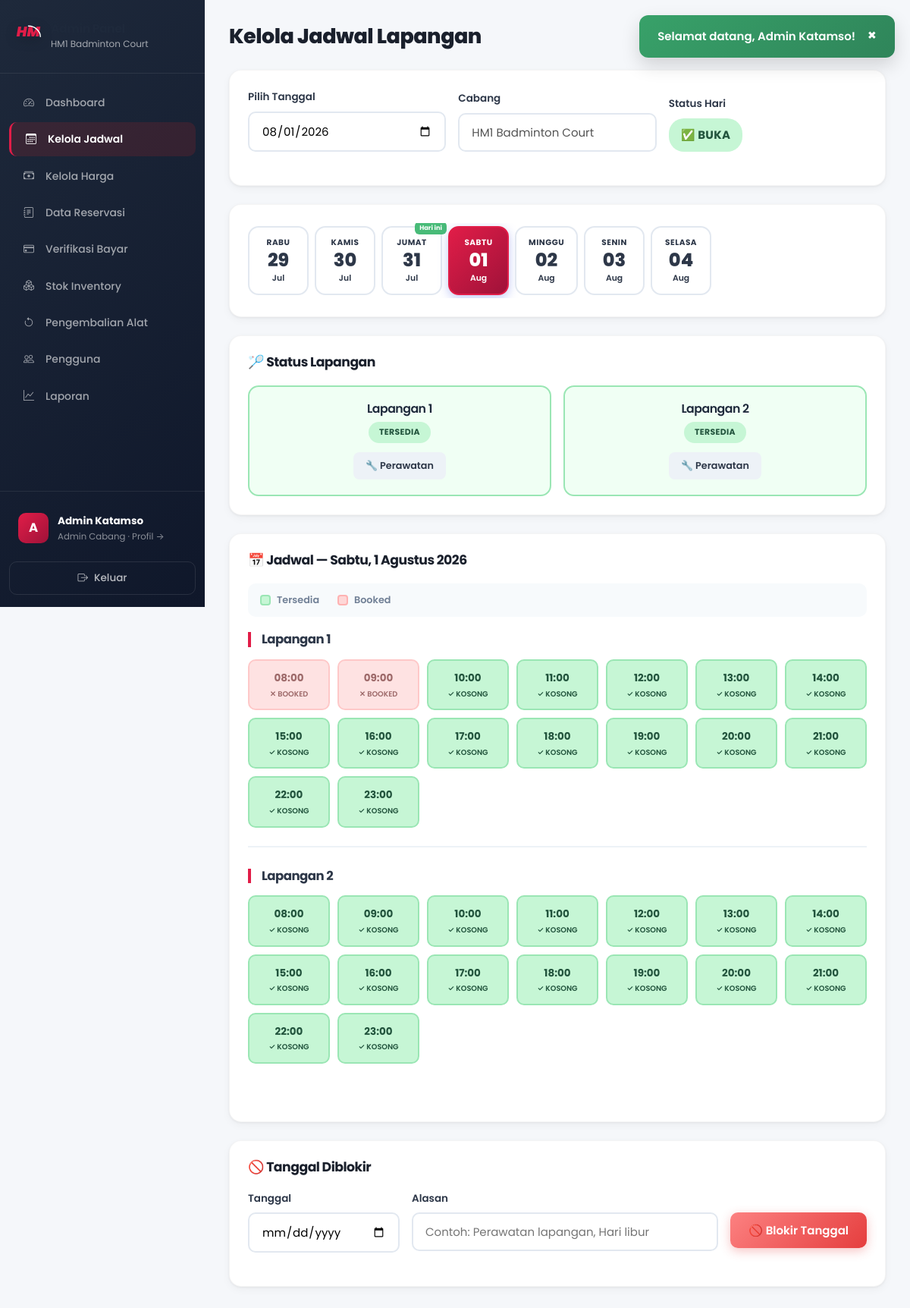
The page /admin/jadwal.php?tanggal=2026-08-01 (signed in) on the database its author committed.
### tables this page shows
CREATE TABLE IF NOT EXISTS cabang (
    id INT AUTO_INCREMENT PRIMARY KEY,
    nama VARCHAR(100) NOT NULL COMMENT 'Nama cabang',
    alamat VARCHAR(255) NOT NULL COMMENT 'Alamat lengkap cabang',
    jumlah_lapangan INT NOT NULL DEFAULT 0 COMMENT 'Jumlah lapangan di cabang',
    no_telepon VARCHAR(20) DEFAULT NULL COMMENT 'Nomor telepon cabang',
    created_at TIMESTAMP DEFAULT CURRENT_TIMESTAMP,
    
    INDEX idx_nama (nama)
);

CREATE TABLE IF NOT EXISTS lapangan (
    id INT AUTO_INCREMENT PRIMARY KEY,
    cabang_id INT NOT NULL COMMENT 'ID cabang pemilik lapangan',
    nama VARCHAR(50) NOT NULL COMMENT 'Nama lapangan (Lapangan 1, 2, dst)',
    tipe ENUM('indoor', 'outdoor') DEFAULT 'indoor' COMMENT 'Tipe lapangan',
    status ENUM('tersedia', 'perawatan', 'tidak_aktif') DEFAULT 'tersedia' COMMENT 'Status ketersediaan',
    
    FOREIGN KEY (cabang_id) REFERENCES cabang(id) ON DELETE CASCADE,
    INDEX idx_cabang (cabang_id),
    INDEX idx_status (status)
);

### config/functions.php (called while the page is built, shortened)
<?php
function getCabangById($id) {
    $db = getDB();
    $stmt = $db->prepare("SELECT * FROM cabang WHERE id = ?");
    $stmt->execute([$id]);
    return $stmt->fetch();
}
function getAllLapanganByCabang($cabang_id) {
    $db = getDB();
    $stmt = $db->prepare("SELECT * FROM lapangan WHERE cabang_id = ? ORDER BY nama");
    $stmt->execute([$cabang_id]);
    return $stmt->fetchAll();
}
function getJadwalTersedia($lapangan_id, $tanggal) {
    $db = getDB();
    $stmt = $db->prepare("SELECT waktu_mulai, waktu_selesai FROM reservasi
        WHERE lapangan_id = ? AND tanggal = ? AND status != 'cancelled'");
    $stmt->execute([$lapangan_id, $tanggal]);
    $booked = $stmt->fetchAll();
    $jadwal = [];
    for ($i = 8; $i <= 23; $i++) {
        $slot_mulai = sprintf('%02d:00:00', $i);
        $slot_selesai = sprintf('%02d:00:00', $i + 1);
        $tersedia = true;
        foreach ($booked as $b) {
            if ($slot_mulai < $b['waktu_selesai'] && $slot_selesai > $b['waktu_mulai']) {
                $tersedia = false;
                break;
            }
        }
        $jadwal[] = [
            'jam' => sprintf('%02d:00', $i),
            'waktu_mulai' => $slot_mulai,
            'waktu_selesai' => $slot_selesai,
            'tersedia' => $tersedia
        ];
    }
    return $jadwal;
}
function formatTanggal($tanggal) {
    $bulan = ['','Januari','Februari','Maret','April','Mei','Juni','Juli','Agustus','September','Oktober','November','Desember'];
    $t = explode('-', substr($tanggal, 0, 10));
    return (int)$t[2] . ' ' . $bulan[(int)$t[1]] . ' ' . $t[0];
}
function getHariIndo($tanggal) {
    $hari = ['Minggu','Senin','Selasa','Rabu','Kamis','Jumat','Sabtu'];
    return $hari[date('w', strtotime($tanggal))];
}
function isDateBlocked($cabang_id, $tanggal) {
    $db = getDB();
    $stmt = $db->prepare("SELECT COUNT(*) FROM blocked_dates WHERE cabang_id = ? AND tanggal = ?");
    $stmt->execute([$cabang_id, $tanggal]);
    return $stmt->fetchColumn() > 0;
}
?>

### admin/jadwal.php (the view, shortened to what this page needs)
<?php
$cabang_id = getAdminCabangId();
$cabang = getCabangById($cabang_id);
$tanggal = $_GET['tanggal'] ?? date('Y-m-d');
$lapangan = getAllLapanganByCabang($cabang_id);
$dateBlocked = isDateBlocked($cabang_id, $tanggal);
$jadwalData = [];
foreach ($lapangan as $l) {
    if ($l['status'] === 'tersedia') {
        $jadwalData[$l['id']] = getJadwalTersedia($l['id'], $tanggal);
    }
}
$active_page = 'jadwal';
require_once __DIR__ . '/../includes/header.php';
?>
<div class="dashboard-layout">
    <?php require_once __DIR__ . '/../includes/sidebar_admin.php'; ?>
    <main class="main-content">
        <header class="page-header">
            <h1>Kelola Jadwal Lapangan</h1>
        </header>
        <div class="content-section">
            <form method="GET" action="" class="filter-form">
                <div class="form-row">
                    <div class="form-group">
                        <label>Pilih Tanggal</label>
                        <input type="date" name="tanggal" value="<?php echo $tanggal; ?>" onchange="this.form.submit()">
                    </div>
                    <div class="form-group">
                        <label>Cabang</label>
                        <input type="text" disabled value="<?php echo $cabang['nama']; ?>">
                    </div>
                    <div class="form-group">
                        <label>Status Hari</label>
                        <?php if ($dateBlocked): ?>
                            <span class="badge badge-cancelled" style="font-size:1em;padding:10px 16px;">🚫 DIBLOKIR</span>
                        <?php else: ?>
                            <span class="badge badge-confirmed" style="font-size:1em;padding:10px 16px;">✅ BUKA</span>
                        <?php endif; ?>
                    </div>
                </div>
            </form>
        </div>
        <div class="content-section">
            <div class="date-nav">
                <?php for ($d = -3; $d <= 3; $d++):
                    $navDate = date('Y-m-d', strtotime("$tanggal $d days"));
                    $isToday = $navDate === date('Y-m-d');
                    $isActive = $navDate === $tanggal;
                    $isBlocked = isDateBlocked($cabang_id, $navDate);
                ?>
                <a href="?tanggal=<?php echo $navDate; ?>" class="date-nav-item <?php echo $isActive ? 'active' : ''; ?> <?php echo $isBlocked ? 'blocked' : ''; ?>">
                    <span class="date-nav-day"><?php echo getHariIndo($navDate); ?></span>
                    <span class="date-nav-num"><?php echo date('d', strtotime($navDate)); ?></span>
                    <span class="date-nav-month"><?php echo date('M', strtotime($navDate)); ?></span>
                    <?php if ($isToday): ?><span class="date-today-badge">Hari ini</span><?php endif; ?>
                </a>
                <?php endfor; ?>
            </div>
        </div>
        <div class="content-section">
            <h2>🏸 Status Lapangan</h2>
            <div class="court-status-grid">
                <?php foreach ($lapangan as $l): ?>
                <div class="court-status-card <?php echo $l['status']; ?>">
                    <h4><?php echo $l['nama']; ?></h4>
                    <span class="badge badge-<?php echo $l['status'] === 'tersedia' ? 'confirmed' : ($l['status'] === 'perawatan' ? 'pending' : 'cancelled'); ?>">
                        <?php echo ucfirst(str_replace('_', ' ', $l['status'])); ?>
                    </span>
                    <div class="court-actions">
                        <?php if ($l['status'] === 'tersedia'): ?>
                            <a href="?tanggal=<?php echo $tanggal; ?>&toggle_court=<?php echo $l['id']; ?>&court_status=perawatan" class="btn btn-sm btn-secondary" onclick="return confirm('Set ke perawatan?')">🔧 Perawatan</a>
                        <?php else: ?>
                            <a href="?tanggal=<?php echo $tanggal; ?>&toggle_court=<?php echo $l['id']; ?>&court_status=tersedia" class="btn btn-sm btn-success" onclick="return confirm('Aktifkan kembali?')">✅ Aktifkan</a>
                        <?php endif; ?>
                    </div>
                </div>
                <?php endforeach; ?>
            </div>
        </div>
        <?php if (!$dateBlocked): ?>
        <div class="content-section">
            <h2>📅 Jadwal — <?php echo getHariIndo($tanggal) . ', ' . formatTanggal($tanggal); ?></h2>
            <div class="schedule-legend">
                <span class="legend-item"><span class="legend-dot available"></span> Tersedia</span>
                <span class="legend-item"><span class="legend-dot booked"></span> Booked</span>
            </div>
            <?php foreach ($lapangan as $l): ?>
                <div class="lapangan-jadwal-section">
                    <h3><?php echo $l['nama']; ?></h3>
                    <div class="jadwal-admin-grid">
                        <?php foreach ($jadwalData[$l['id']] as $j): ?>
                        <div class="jadwal-admin-slot <?php echo $j['tersedia'] ? 'tersedia' : 'booked'; ?>">
                            <span class="jam"><?php echo $j['jam']; ?></span>
                            <span class="status"><?php echo $j['tersedia'] ? '✓ Kosong' : '✕ Booked'; ?></span>
                        </div>
                        <?php endforeach; ?>
                    </div>
                </div>
            <?php endforeach; ?>
        </div>
        <?php endif; ?>
        <div class="content-section">
            <h2>🚫 Tanggal Diblokir</h2>
            <form method="POST" class="block-date-form">
                <div class="form-row">
                    <div class="form-group">
                        <label>Tanggal</label>
                        <input type="date" name="block_tanggal" required min="<?php echo date('Y-m-d'); ?>">
                    </div>
                    <div class="form-group">
                        <label>Alasan</label>
                        <input type="text" name="alasan" required placeholder="Contoh: Perawatan lapangan, Hari libur">
                    </div>
                    <div class="form-group">
                        <label>&nbsp;</label>
                        <button type="submit" name="block_date" class="btn btn-danger">🚫 Blokir Tanggal</button>
                    </div>
                </div>
            </form>
        </div>
    </main>
</div>
<?php require_once __DIR__ . '/../includes/footer.php'; ?>

### includes/sidebar_admin.php (shortened to what this page needs)
<?php
$admin_cabang = getCabangById($_SESSION['cabang_id'] ?? 0);
$admin_cabang_nama = $admin_cabang['nama'] ?? 'Admin Panel';
?>
<aside class="sidebar" id="app-sidebar">
    <div class="sidebar-brand">
        <span class="brand-icon">
            <svg width="35" height="30" viewBox="0 0 100 80" fill="none" xmlns="http://www.w3.org/2000/svg">
                <text x="5" y="55" fill="var(--primary)" font-family="'Poppins', sans-serif" font-weight="900" font-size="52" font-style="italic">HM</text>
            </svg>
        </span>
        <div>
            <h3>Admin Panel</h3>
            <small><?php echo htmlspecialchars($admin_cabang_nama); ?></small>
        </div>
    </div>
    <nav class="sidebar-nav">
        <a href="<?php echo BASE_URL; ?>admin/dashboard.php" class="nav-item <?php echo ($active_page ?? '') === 'dashboard' ? 'active' : ''; ?>">
            <span class="nav-icon"><i class="bi bi-speedometer2"></i></span><span>Dashboard</span>
        </a>
        <a href="<?php echo BASE_URL; ?>admin/jadwal.php" class="nav-item <?php echo ($active_page ?? '') === 'jadwal' ? 'active' : ''; ?>">
            <span class="nav-icon"><i class="bi bi-calendar3"></i></span><span>Kelola Jadwal</span>
        </a>
        <a href="<?php echo BASE_URL; ?>admin/harga.php" class="nav-item <?php echo ($active_page ?? '') === 'harga' ? 'active' : ''; ?>">
            <span class="nav-icon"><i class="bi bi-cash-stack"></i></span><span>Kelola Harga</span>
        </a>
        <a href="<?php echo BASE_URL; ?>admin/reservasi.php" class="nav-item <?php echo ($active_page ?? '') === 'reservasi' ? 'active' : ''; ?>">
            <span class="nav-icon"><i class="bi bi-journal-text"></i></span><span>Data Reservasi</span>
        </a>
        <a href="<?php echo BASE_URL; ?>admin/pembayaran.php" class="nav-item <?php echo ($active_page ?? '') === 'pembayaran' ? 'active' : ''; ?>">
            <span class="nav-icon"><i class="bi bi-credit-card"></i></span>
            <span>Verifikasi Bayar</span>
        </a>
        <a href="<?php echo BASE_URL; ?>admin/inventory.php" class="nav-item <?php echo ($active_page ?? '') === 'inventory' ? 'active' : ''; ?>">
            <span class="nav-icon"><i class="bi bi-boxes"></i></span><span>Stok Inventory</span>
        </a>
        <a href="<?php echo BASE_URL; ?>admin/pengembalian.php" class="nav-item <?php echo ($active_page ?? '') === 'pengembalian' ? 'active' : ''; ?>">
            <span class="nav-icon"><i class="bi bi-arrow-counterclockwise"></i></span><span>Pengembalian Alat</span>
        </a>
        <a href="<?php echo BASE_URL; ?>admin/pengguna.php" class="nav-item <?php echo ($active_page ?? '') === 'pengguna' ? 'active' : ''; ?>">
            <span class="nav-icon"><i class="bi bi-people"></i></span><span>Pengguna</span>
        </a>
        <a href="<?php echo BASE_URL; ?>admin/laporan.php" class="nav-item <?php echo ($active_page ?? '') === 'laporan' ? 'active' : ''; ?>">
            <span class="nav-icon"><i class="bi bi-graph-up"></i></span><span>Laporan</span>
        </a>
    </nav>
    <div class="sidebar-footer">
        <a href="<?php echo BASE_URL; ?>admin/profil.php" class="user-profile <?php echo ($active_page ?? '') === 'profil' ? 'profile-active' : ''; ?>" style="text-decoration:none;color:inherit;">
            <div class="user-avatar"><?php echo htmlspecialchars(strtoupper(substr($_SESSION['nama'], 0, 1))); ?></div>
            <div class="user-info">
                <strong><?php echo htmlspecialchars($_SESSION['nama']); ?></strong>
                <small>Admin Cabang · Profil &rarr;</small>
            </div>
        </a>
        <a href="<?php echo BASE_URL; ?>auth/logout.php" class="btn btn-logout">
            <span><i class="bi bi-box-arrow-right"></i></span> Keluar
        </a>
    </div>
</aside>

### rows shown on the page
cabang: nama "HM1 Badminton Court"
lapangan: nama "Lapangan 1", status "TERSEDIA", jam "08:00", jam "09:00", jam "10:00", jam "11:00", jam "12:00", jam "13:00", jam "14:00", jam "15:00", jam "16:00", jam "17:00", jam "18:00", jam "19:00", jam "20:00", jam "21:00", jam "22:00", jam "23:00"
lapangan: nama "Lapangan 2", status "TERSEDIA", jam "08:00", jam "09:00", jam "10:00", jam "11:00", jam "12:00", jam "13:00", jam "14:00", jam "15:00", jam "16:00", jam "17:00", jam "18:00", jam "19:00", jam "20:00", jam "21:00", jam "22:00", jam "23:00"

### other values the page prints
$flash['message'] "Selamat datang, Admin Katamso!"
substr($_SESSION['nama'], 0, 1) "A"
$_SESSION['nama'] "Admin Katamso"
getHariIndo($navDate) "RABU"
date('d', strtotime($navDate)) "29"
date('M', strtotime($navDate)) "Jul"
getHariIndo($navDate) "KAMIS"
date('d', strtotime($navDate)) "30"
getHariIndo($navDate) "JUMAT"
date('d', strtotime($navDate)) "31"
getHariIndo($navDate) "SABTU"
date('d', strtotime($navDate)) "01"
date('M', strtotime($navDate)) "Aug"
getHariIndo($navDate) "MINGGU"
date('d', strtotime($navDate)) "02"
